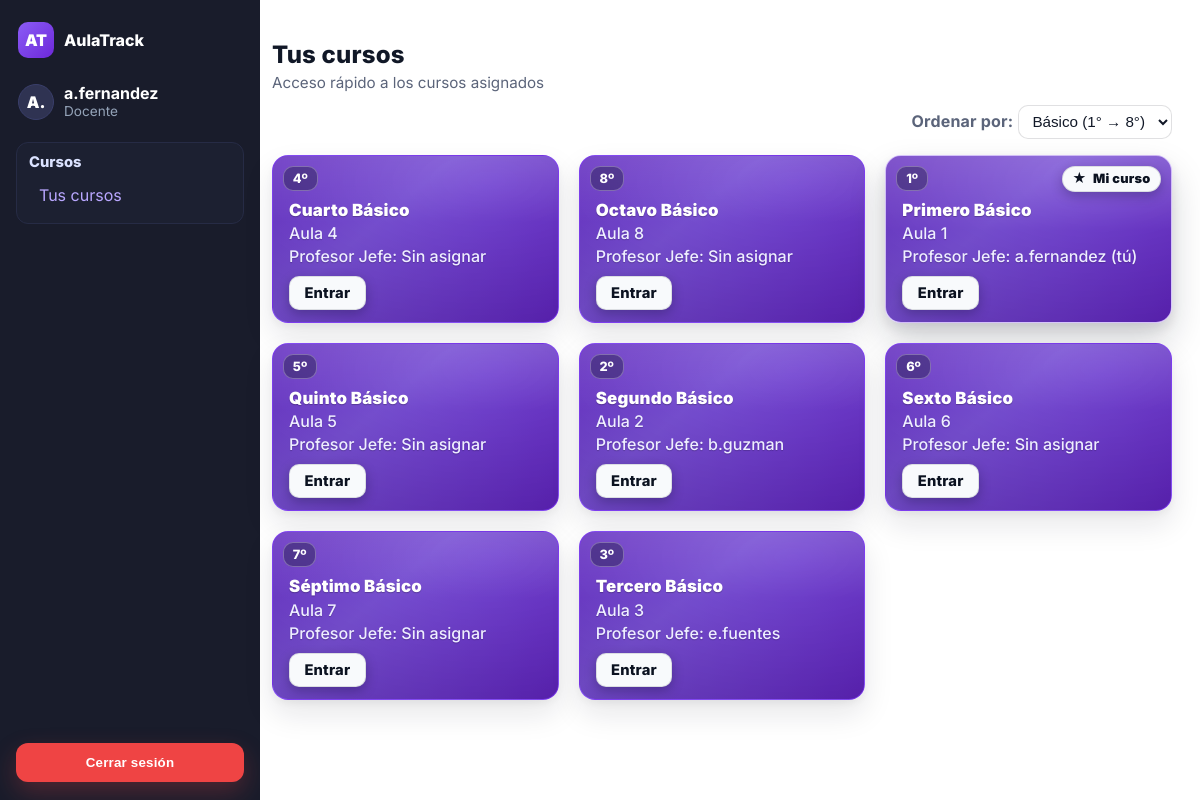
The app's page / (signed in), older data.
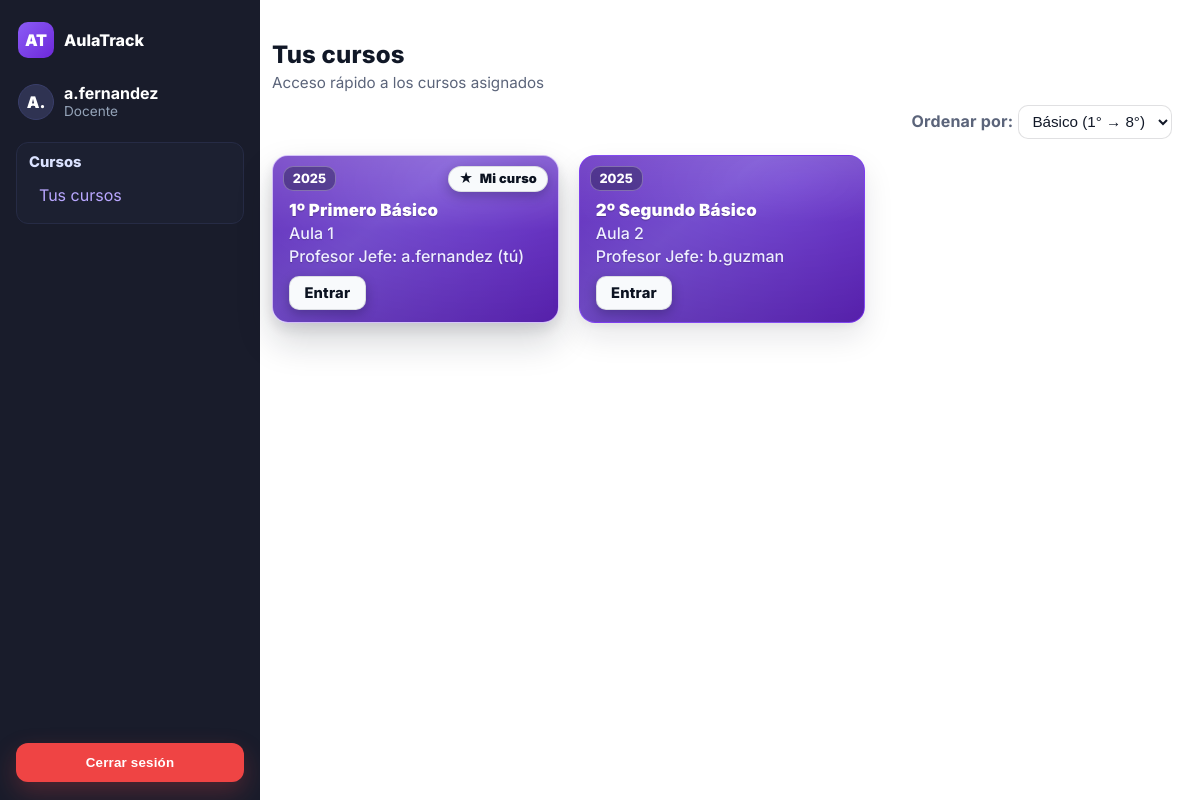
The same page, newer data.
### usuarios/models.py (models this page shows, shortened)
class Curso(models.Model):
    año = models.CharField(max_length=15)
    nombre = models.CharField(max_length=30)
    asignaturas = models.ManyToManyField('Asignatura', blank=True)
    profesor_jefe = models.ForeignKey(
        User,
        on_delete=models.CASCADE,
        null=True,
        blank=True,
        limit_choices_to={'perfil__role': 'docente'},
        related_name='cursos_como_profesor_jefe'
    )
    sala = models.CharField(max_length=10)
    class Meta:
        constraints = [
            models.UniqueConstraint(
                Lower('año'), Lower('nombre'), Lower('sala'),
                name='uniq_curso_anio_nombre_sala_ci'
            )
        ]

### usuarios/views.py (the view, shortened to what this page needs)
# urls.py: path('', home, name='home'),
def home(request):
    user = request.user
    ordenar = request.GET.get("ordenar") or "basico_asc"
    cursos_docente = None
    cursos_todos = None
    if hasattr(user, "perfil") and user.perfil.role == "docente":
        ids = set()
        ids.update(Curso.objects.filter(profesor_jefe=user).values_list("id", flat=True))
        ids.update(Curso.objects.filter(docentecurso__docente=user).values_list("id", flat=True))
        ids.update(Curso.objects.filter(asignaturas__profesor=user).values_list("id", flat=True))
        cursos_docente = list(
            Curso.objects.filter(id__in=ids)
            .select_related("profesor_jefe")
            .prefetch_related("asignaturas")
            .distinct()
        )
        if ordenar == "basico_asc":
            cursos_docente.sort(key=lambda c: _clave_grado(c.nombre))
        elif ordenar == "basico_desc":
            cursos_docente.sort(key=lambda c: _clave_grado(c.nombre), reverse=True)
        elif ordenar == "nombre_asc":
            cursos_docente.sort(key=lambda c: (c.nombre or "").lower())
    return render(request, "home.html", {
        "cursos_docente": cursos_docente,
        "cursos_todos": cursos_todos,
    })

### usuarios/views.py (called while the page is built)
def _clave_grado(nombre: str):
    if not nombre:
        return (2, 99, "")
    s = nombre.lower()
    es_basico = ("básico" in s) or ("basico" in s)
    es_medio  = ("medio" in s)
    m = re.search(r"(\d+)", s)
    num = int(m.group(1)) if m else 99
    prioridad = 0 if es_basico else (1 if es_medio else 2)
    return (prioridad, num, s)

### usuarios/templates/home.html (shortened to what this page needs)
{% extends "base.html" %}
{% load static %}
{% block extra_css %}
<link rel="stylesheet" href="{% static 'css/home.css' %}">
{% endblock %}
{% block content %}
<div>
  <div class="sectionTitle">Tus cursos</div>
  <div class="hint">Acceso rápido a los cursos asignados</div>
</div>
<div class="filter-bar">
  <form method="get">
    <label for="ordenar">Ordenar por:</label>
    <select name="ordenar" id="ordenar" onchange="this.form.submit()">
      <option value="basico_asc" {% if request.GET.ordenar == 'basico_asc' or not request.GET.ordenar %}selected{% endif %}>
        Básico (1° → 8°)
      </option>
    </select>
  </form>
</div>
<div class="courses">
  {% if cursos_docente %}
    {% for c in cursos_docente %}
      <article class="courseCard {% if c.profesor_jefe_id == request.user.id %}is-mi-curso{% endif %}" tabindex="0">
        <span class="badge">{{ c.año }}</span>
        {% if c.profesor_jefe_id == request.user.id %}
          <span class="badge-mi-curso" aria-label="Eres profesor jefe de este curso">Mi curso</span>
        {% endif %}
        <div class="title">{{ c.nombre }}</div>
        <div class="meta">Aula {{ c.sala }}</div>
        <div class="meta">Profesor Jefe:
          {% if c.profesor_jefe %}
            {{ c.profesor_jefe.username }}{% if c.profesor_jefe_id == request.user.id %} (tú){% endif %}
          {% else %}
            Sin asignar
          {% endif %}
        </div>
        <div class="actions">
          <a href="{% url 'curso' c.id %}" class="btn btn-primary">Entrar</a>
        </div>
      </article>
    {% endfor %}
  {% elif user.perfil.role == 'docente' %}
    <p class="muted">No tienes cursos asignados.</p>
  {% endif %}
</div>
{% endblock %}

Row changes from the older to the newer data that the page shows:
no longer on this page (row edited): Curso: año "4º", nombre "Cuarto Básico", sala "4", shows "Sin asignar"
no longer on this page (row edited): Curso: año "8º", nombre "Octavo Básico", sala "8", shows "Sin asignar"
no longer on this page (row edited): Curso: año "5º", nombre "Quinto Básico", sala "5", shows "Sin asignar"
no longer on this page (row edited): Curso: año "6º", nombre "Sexto Básico", sala "6", shows "Sin asignar"
no longer on this page (row edited): Curso: año "7º", nombre "Séptimo Básico", sala "7", shows "Sin asignar"
no longer on this page (row edited): Curso: año "3º", nombre "Tercero Básico", sala "3", profesor_jefe.username "e.fuentes"
changed Curso "a.fernandez": año "1º" → "2025"; nombre "Primero Básico" → "1º Primero Básico"
changed Curso "b.guzman": año "2º" → "2025"; nombre "Segundo Básico" → "2º Segundo Básico"
